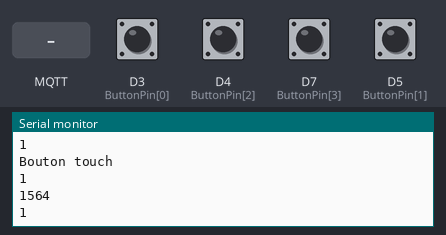
A sketch run on a simulated ESP8266 (NodeMCU). Shown: the last lines printed to the serial monitor. The inputs (shaded band) are chosen by the test bench; at power-on: D3 (ButtonPin[0]), D4 (ButtonPin[2]), D5 (ButtonPin[1]), D7 (ButtonPin[3]) HIGH. WiFi joins after 1.5 s; servers stay silent unless stated; no MQTT or app messages arrive unless stated.

Above: at 2.7 s.
2.8 s: MQTT message "/p1/currentscore" arrives on the first subscribed topic
At 3.8 s:
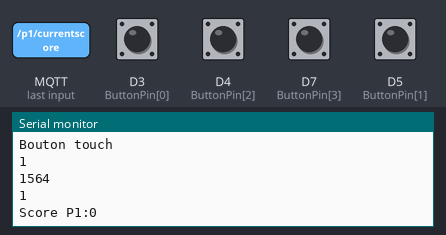
4.3 s: D3 (ButtonPin[0]) pulled LOW for 0.15 s
At 5.6 s:
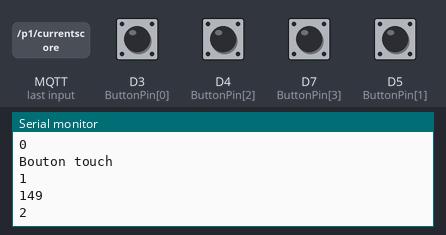
5.9 s: D4 (ButtonPin[2]) pulled LOW for 0.15 s
At 6.8 s:
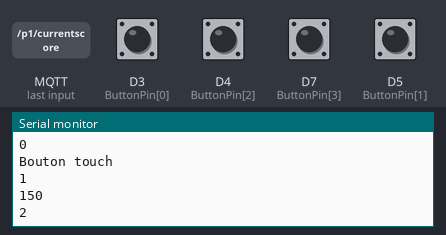
7.5 s: D7 (ButtonPin[3]) pulled LOW for 0.15 s
At 8.1 s:
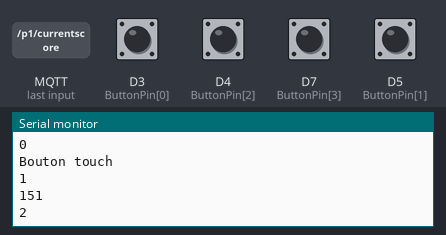
9.1 s: D5 (ButtonPin[1]) pulled LOW for 1 s
At 10.5 s:
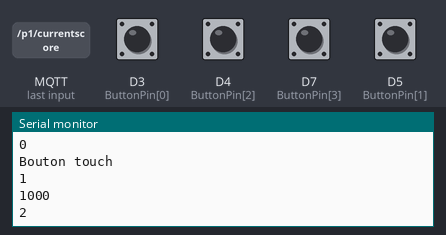
11.6 s: D3 (ButtonPin[0]) pulled LOW for 1 s
At 13.7 s:
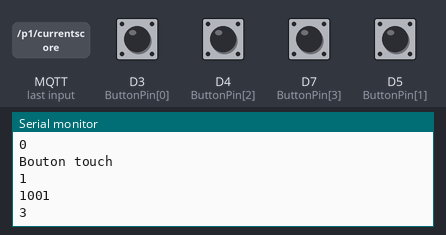
Timing chart, 0 to 15.1 s (numbered marks = the images above; inputs shaded):
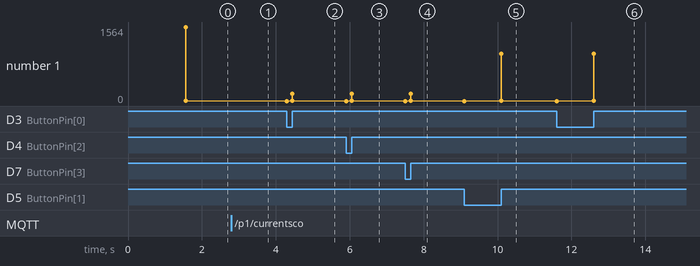

Measured:
- after the input at 2.8 s, the serial monitor: prints a new line at once (image 1)
- after the input at 4.3 s, the serial monitor: prints a new line at once (image 2)
- after the input at 5.9 s, the serial monitor: prints a new line after 0.15 s (image 3)
- after the input at 7.5 s, the serial monitor: prints a new line after 0.15 s (image 4)
- after the input at 9.1 s, the serial monitor: prints a new line after 1.0 s (image 5)
- after the input at 11.6 s, the serial monitor: prints a new line after 1.0 s (image 6)
- plotted number 1: 1 → 2 after the input at 4.3 s, 2 → 3 after the input at 11.6 s

The sketch:

PP.ino
```cpp
#include <PubSubClient.h>
#include <ESP8266WiFi.h>
#include <WiFiClient.h>
#include <ESP8266mDNS.h>
#include <ArduinoOTA.h>
#include <SSD1306Brzo.h>
#include <images.h>

const char* ssid = "a wifi";
const char* password = "a password";
const char* mqtt_server = "mqtt broker";
const char* mqtt_prefix = "i77PPSB";
const bool wifi = true; // set to FALSE to diseable all network ( for localtesting ).
const bool debug = true; // set to true to serial output debug info.
const bool screenIsPresent = false;  // set to true if you will use a screen ( SSD1306 )
//
//TODO : make some magic about WIFI connetion.
//TODO : make authentication within MQTT

WiFiClient espClient;
PubSubClient client(espClient);
long lastMsg = 0;
char msg[50];
char p [16];   //OMG what is this!
char aa [50];  //Not better
int score [4];
int value = 0;


// Const for Button state
// TODO: Prototype use only 2 button Plus, So need to Add Minus button in future.
const int OnePlusButton = 0;  //0 this is D3
const int OneMinusButton = 1; // 14; this is D5
const int TwoPlusButton = 2;  // 2;  this is D4
const int TwoMinusButton = 3; // 13; this is D7
const int ButtonPin[4] = {0, 14, 2, 13};  // Set your pinout here for the button.

//variable button state
int ButtonPushCnt[4] ;
int ButtonState[4];
int LastState[4] ;
long TimePressed[4];  // how long the button are pressed
long DebounceTime[4]; //, time allows for Debounce

// MQTT setting
String myName = String(ESP.getChipId());
String clientId = myName;
String P1Queue = "/PP/games/" + clientId + "/current/p1/currentscore";
String P2Queue = "/PP/games/" + clientId + "/current/p2/currentscore";

// Screen setting
#define LED D0;
#define ONE_WIRE_BUS 2;
typedef  void (*fDisplayTemp)(void);
SSD1306Brzo display(0x3c, D1, D2);


// MQTT callback.  This is where you
void mqttCallback(char* topic, byte* payload, unsigned int length) {

  String payloadSTR;
  for (int i = 0; i < length; i++) {
    payloadSTR += (char)payload[i];
  }
  // Here to put receive score from subscribe queue and put
  // it on a global CurrentScoreP1 and CurrentScoreP2 variables.

  if (String(topic).indexOf("/p1/currentscore") > 1) {
    score[OnePlusButton] = payloadSTR.toInt();
    if (debug) Serial.print("Score P1:");
    if (debug) Serial.println(score[OnePlusButton]);
    if (screenIsPresent) drawTxt(70, 14, "  ");
    if (screenIsPresent) drawTxt(70, 14, String(score[OnePlusButton]));
  }

  if (String(topic).indexOf("/p2/currentscore") > 1) {
    score[TwoPlusButton] = payloadSTR.toInt();
    if (screenIsPresent) drawTxt(70, 26, "   ");
    if (screenIsPresent) drawTxt(70, 26, String(score[TwoPlusButton]));
    if (debug) Serial.print("Score P2:");
    if (debug) Serial.println(score[TwoPlusButton]);
  }
};

void reconnect() {
  if (wifi) {
    while (!client.connected()) {
      Serial.print(ESP.getChipId());
      if (client.connect(clientId.c_str())) {
        if (debug) Serial.println("connected");
        String subQueue = "/PP/SB/client/" + clientId + "/status";
        if (debug) Serial.print(subQueue);
        client.publish(subQueue.c_str() , "Connected" );
        // ... and resubscribe
        client.subscribe(P1Queue.c_str());
        client.subscribe(P2Queue.c_str());
      } else {
        if (debug) Serial.print("failed, rc=");
        if (debug) Serial.print(client.state());
        if (debug) Serial.println(" try again in 5 seconds");
        // Wait 5 seconds before retrying
        delay(5000);
      }
    }
  }
}

void handleButtons(int PressedButton) {

  int score2pub = 0;
  long PressedTime = 0;
  // First we read the button state.
  ButtonState[PressedButton] = digitalRead(ButtonPin[PressedButton]);
  // if button not same state , then something append.
  if ( ButtonState[PressedButton] != LastState[PressedButton]) {
    LastState[PressedButton] = ButtonState[PressedButton];
    if (debug) Serial.println ( "Bouton touch");
    if (debug) Serial.println (ButtonState[PressedButton]);
    // Last state was LOW, so someOne push the button
    if ( ButtonState[PressedButton] == LOW ) {
      DebounceTime[PressedButton] = millis();
    } else {
      // Last state was LOW, so someone release it!
      // A press less than 2 seconds is a short press.
      ButtonPushCnt[PressedButton]++;
      PressedTime = millis() - DebounceTime[PressedButton];
      if (debug) Serial.println(PressedTime);
      if (debug) Serial.println(ButtonPushCnt[PressedButton]);
      // +1
      if (PressedTime > 150 && PressedTime < 1000) {
        score2pub = score[PressedButton] + 1;
        if (wifi && PressedButton == OnePlusButton ) client.publish( P1Queue.c_str(), String(score2pub).c_str() );
        if (wifi && PressedButton == TwoPlusButton ) client.publish( P2Queue.c_str(), String(score2pub).c_str() );
      }
      // Reset the games if button is hold for 5 seconds
      if (PressedTime > 4000 ) {
        for (int i = 0; i < 4; i++) {
          score[i] = 0;
          ButtonPushCnt[i] = 0;
        }
        client.publish( P1Queue.c_str(), String(score2pub).c_str());
        client.publish( P2Queue.c_str(), String(score2pub).c_str());
      }
    }
  }
}


void drawImage() {

  display.clear();
  display.drawXbm(34, 16, WiFi_Logo_width, WiFi_Logo_height, WiFi_Logo_bits);
  display.display();

}

void drawProgressBar(int progress) {

  display.clear();
  display.drawProgressBar(0, 32, 120, 10, progress);
  display.setTextAlignment(TEXT_ALIGN_CENTER);
  display.drawString(64, 15, String(progress) + "%");
  display.display();

}

void drawTxt(int x, int y, String text) {

  display.setTextAlignment(TEXT_ALIGN_LEFT);
  display.setColor(BLACK);
  display.fillRect( x, y, text.length() * 6, 10);
  display.setColor(WHITE);
  display.drawString(x, y, text);
  display.display();

}

void setup(void) {
  // Buttons pins setup, as we use two wire arcade button, we have to use INPUT_PULLUP ,
  for (int i = 0; i < 4; i++) {
    pinMode(ButtonPin[i], INPUT_PULLUP);
  }

  Serial.begin(115200);
  // Display init
  if (screenIsPresent) {
    display.init();
    display.flipScreenVertically();
    display.setFont(ArialMT_Plain_10);
    drawImage();
    delay(2000);
    drawProgressBar(5);
  }
  // Wifi Init
  if (wifi) {
    WiFi.mode(WIFI_STA);
    WiFi.begin(ssid, password);
    if (screenIsPresent) drawProgressBar(25);
    // Wait for connection
    while (WiFi.status() != WL_CONNECTED) {
      delay(500);
      if (debug) Serial.print(".");
    }
    if (debug) {
      Serial.println("");
      Serial.print("Connected to ");
      Serial.println(ssid);
      Serial.print("IP address: ");
      Serial.println(WiFi.localIP());
    }
    if (screenIsPresent) drawProgressBar(55);
    if (MDNS.begin(clientId)) {
      Serial.println("MDNS responder started");
  }

    //OTA STUFF
    ArduinoOTA.setHostname(clientId.c_str());
    ArduinoOTA.setPassword(password);

    ArduinoOTA.onStart([]() {
      Serial.println("Start updating ");
    });
    ArduinoOTA.onEnd([]() {
      Serial.println("\nEnd");
    });
    ArduinoOTA.onProgress([](unsigned int progress, unsigned int total) {
      snprintf (p, 16, "Progress: %u%%\r", (progress / (total / 100)));
      Serial.printf(p);

    });
    ArduinoOTA.onError([](ota_error_t error) {
      Serial.printf("Error[%u]: ", error);
      if (error == OTA_AUTH_ERROR) Serial.println("Auth Failed");
      else if (error == OTA_BEGIN_ERROR) Serial.println("Begin Failed");
      else if (error == OTA_CONNECT_ERROR) Serial.println("Connect Failed");
      else if (error == OTA_RECEIVE_ERROR) Serial.println("Receive Failed");
      else if (error == OTA_END_ERROR) Serial.println("End Failed");
    });
    ArduinoOTA.begin();
    Serial.println("Ready to update...");
    Serial.print("on IP address: ");
    Serial.println(WiFi.localIP());

    //start Sensors reading
    //sensors.begin();
    if (screenIsPresent) drawProgressBar(100);
    if (screenIsPresent) display.clear();
    String IP = WiFi.localIP().toString();
    if (screenIsPresent) drawTxt(10, 2, "IP:");
    if (screenIsPresent) drawTxt(40, 2, IP);
    WiFi.printDiag(Serial);
    // initalise mqtt
    client.setServer(mqtt_server, 1883);
    client.setCallback(mqttCallback);
  }
  if (screenIsPresent) {
    if (!wifi) display.clear();
    drawTxt(10, 14, "Player 1:");
    drawTxt(10, 26, "Player 2:");
  }
}

void loop(void) {
  if (wifi) {
    ArduinoOTA.handle();
    if (!client.connected()) {
      reconnect();
    }
    client.loop();
  }
  for (int i = 0; i < 4; i++) {
    handleButtons(i);
  }
}
```

Source omitted: images.h (data table, 1879 bytes)
